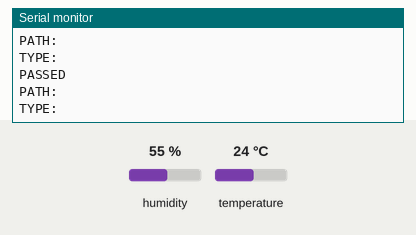
Simulated run of this program. Board: ESP32. Parts: the last lines printed to the serial monitor. The inputs (shaded band) are chosen by the test bench; at power-on: humidity 55 %, temperature 24 °C. WiFi joins after 1.5 s; servers stay silent unless stated.

Above: at 2.7 s.
2.8 s: humidity set to 22 %
At 12.8 s:
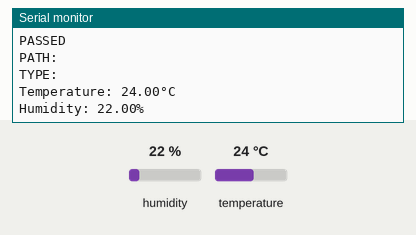
13.0 s: temperature set to 12 °C
At 22.1 s:
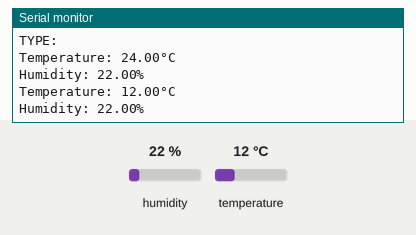
23.2 s: humidity set to 40 %
At 33.4 s:
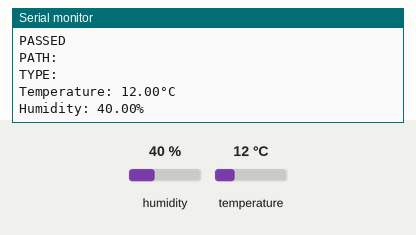
Timing chart, 0 to 34.9 s (numbered marks = the images above; inputs shaded):
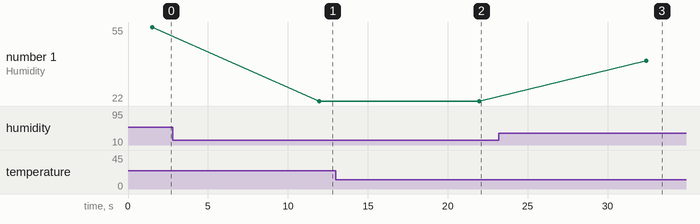

The program:

main.cpp
```cpp
// (licence header left out)
#include <Arduino.h>
#if defined(ESP32)
  #include <WiFi.h>
#elif defined(ESP8266)
  #include <ESP8266WiFi.h>
#endif
#include <Firebase_ESP_Client.h>

//Provide the token generation process info.
#include "addons/TokenHelper.h"
//Provide the RTDB payload printing info and other helper functions.
#include "addons/RTDBHelper.h"

// Insert your network credentials
#define WIFI_SSID "Niche"
#define WIFI_PASSWORD "19je@abcd"

// Insert Firebase project API Key
#define API_KEY "AIzaSyBhS9XQVC8bY0HqfNKA1gomiGsJxy6bkBM"//"REPLACE_WITH_YOUR_FIREBASE_PROJECT_API_KEY"

// Insert RTDB URLefine the RTDB URL */
#define DATABASE_URL "https://sem-prjct-esp32-firbase-default-rtdb.asia-southeast1.firebasedatabase.app/"

//dht work

#include <Adafruit_Sensor.h>
#include <DHT.h>
#include <DHT_U.h>

#define DHTPIN 32//2     // Digital pin connected to the DHT sensor
// Feather HUZZAH ESP8266 note: use pins 3, 4, 5, 12, 13 or 14 --
// Pin 15 can work but DHT must be disconnected during program upload.

// Uncomment the type of sensor in use:
#define DHTTYPE    DHT11     // DHT 11
// #define DHTTYPE    DHT22     // DHT 22 (AM2302)
//#define DHTTYPE    DHT21     // DHT 21 (AM2301)

// See guide for details on sensor wiring and usage:
//   https://learn.adafruit.com/dht/overview

DHT_Unified dht(DHTPIN, DHTTYPE);

uint32_t delayMS;


//Define Firebase Data object
FirebaseData fbdo;

FirebaseAuth auth;
FirebaseConfig config;

unsigned long sendDataPrevMillis = 0;
int count = 0;
bool signupOK = false;

// data format to the firebase of humidty and temp
String rtb_pth="reads";
String sensrid = "Sen_1";
float tmprt=0;
float humdty=0;
void updt_dta();

void setup(){
  Serial.begin(115200);
    // Initialize device.
  dht.begin();
  Serial.println(F("DHTxx Unified Sensor Example"));    //dht sensor

  WiFi.begin(WIFI_SSID, WIFI_PASSWORD);
  Serial.print("Connecting to Wi-Fi");
  while (WiFi.status() != WL_CONNECTED){
    Serial.print(".");
    delay(300);
  }
  Serial.println();
  Serial.print("Connected with IP: ");
  Serial.println(WiFi.localIP());
  Serial.println();

  /* Assign the api key (required) */
  config.api_key = API_KEY;

  /* Assign the RTDB URL (required) */
  config.database_url = DATABASE_URL;

  /* Sign up */
  if (Firebase.signUp(&config, &auth, "", "")){
    Serial.println("ok");
    signupOK = true;
  }
  else{
    Serial.printf("%s\n", config.signer.signupError.message.c_str());
  }

  /* Assign the callback function for the long running token generation task */
  config.token_status_callback = tokenStatusCallback; //see addons/TokenHelper.h

  Firebase.begin(&config, &auth);
  Firebase.reconnectWiFi(true);
}

void loop(){
  String temp_pth=rtb_pth+"_"+String(count);
  String temp_snsrid = sensrid;
  float temp_tmprt=tmprt;
  float temp_hmd=humdty;


  updt_dta();   // updating the sensor data

  //sending to the firebase
  if (Firebase.ready() && signupOK && (millis() - sendDataPrevMillis > 15000 || sendDataPrevMillis == 0)){
    sendDataPrevMillis = millis();

    // Write an string id on the database path reads/sen_id
    if (Firebase.RTDB.setString(&fbdo, temp_pth+"/sen_id", temp_snsrid)){
      Serial.println("PASSED");
      Serial.println("PATH: " + fbdo.dataPath());
      Serial.println("TYPE: " + fbdo.dataType());
    }
    else {
      Serial.println("FAILED");
      Serial.println("REASON: " + fbdo.errorReason());
    }
    // Write an Float number on the database path  reads/humidity
    if (Firebase.RTDB.setFloat(&fbdo, temp_pth+"/humidity", temp_hmd)){
      Serial.println("PASSED");
      Serial.println("PATH: " + fbdo.dataPath());
      Serial.println("TYPE: " + fbdo.dataType());
    }
    else {
      Serial.println("FAILED");
      Serial.println("REASON: " + fbdo.errorReason());
    }
    // Write an Float number on the database path  reads/temperature
    if (Firebase.RTDB.setFloat(&fbdo, temp_pth+"/temperature", temp_tmprt)){
      Serial.println("PASSED");
      Serial.println("PATH: " + fbdo.dataPath());
      Serial.println("TYPE: " + fbdo.dataType());
    }
    else {
      Serial.println("FAILED");
      Serial.println("REASON: " + fbdo.errorReason());
    }
    count++;
  }
  delay(10000);   // roll over every ten seconds
}


void updt_dta(){
  sensors_event_t event;
  // Get temperature event and print its value.
  dht.temperature().getEvent(&event);
  if (isnan(event.temperature)) {
    Serial.println(F("Error reading temperature!"));
  }
  else {
    Serial.print(F("Temperature: "));
    float tmprt=event.temperature;
    Serial.print(event.temperature);
    Serial.println(F("°C"));
  }
  // Get humidity event and print its value.
  dht.humidity().getEvent(&event);
  if (isnan(event.relative_humidity)) {
    Serial.println(F("Error reading humidity!"));
  }
  else {
    Serial.print(F("Humidity: "));
    humdty=event.relative_humidity;
    Serial.print(event.relative_humidity);
    Serial.println(F("%"));
  }

}


// void send_frbs(){


// }
```

Measured:
- after the input at 2.8 s, the serial monitor: prints a new line after 9.2 s (image 1)
- after the input at 13.0 s, the serial monitor: prints a new line after 9.0 s (image 2)
- after the input at 23.2 s, the serial monitor: prints a new line after 9.2 s (image 3)
- plotted number 1: 55 → 22 after the input at 2.8 s, 22 → 40 after the input at 23.2 s
